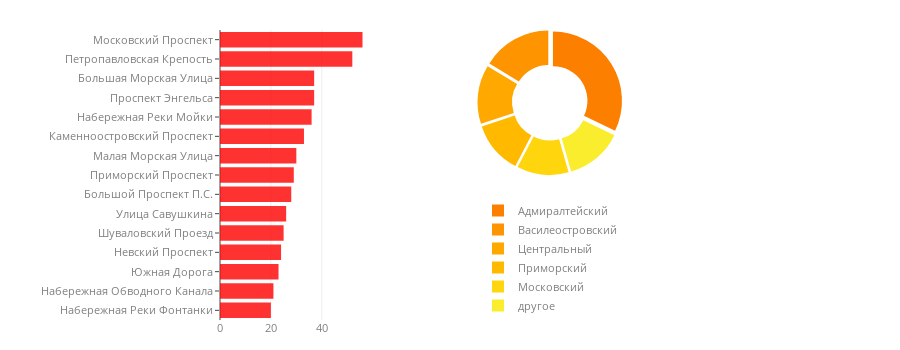

Here is the notebook cell this chart was saved with:
### Code cell
def area_normalize(s):
    stopword = "район"
    return s.replace(stopword, "").strip()


def street_normalize(s):
    return s.title()


areas = list(map(area_normalize, areas))
streets = list(map(street_normalize, streets))

N_TOP_AREAS = 5
HOLE = 0.5
PULL = 0.05
PIE_AREA_X = [0.1, 1.0]
PIE_AREA_Y = [0.5, 1.0]
BAR_CHART_OPACITY = 0.8
BAR_CHART_COLOR = 'red'
BAR_CHART_CM = "Wistia"
BAR_CHART_LEGEND_X = 0.55
BAR_CHART_LEGEND_Y = 0.0

colormap = matplotlib.cm.get_cmap(BAR_CHART_CM)
norm_val = np.linspace(1.0, 0.2, N_TOP_AREAS + 1)
pieces_colors = list(map(lambda x: matplotlib.colors.rgb2hex(colormap(x)), 
                         norm_val))

data = [go.Bar(y=streets, 
                x=street_activity,
                marker=dict(color='red'), 
                orientation='h', 
                opacity=BAR_CHART_OPACITY, 
                showlegend=False),
        
        go.Pie(values=area_activity[:N_TOP_AREAS]+[sum(area_activity[N_TOP_AREAS+1:])],
                labels=areas[:N_TOP_AREAS]+["другое"],
                domain=dict(x=PIE_AREA_X, y=PIE_AREA_Y),
                hoverinfo="label+percent",
                textinfo='none', 
                hole=HOLE,
                sort=False,
                showlegend=True,
                marker=dict(colors=pieces_colors), 
                pull=PULL
              )]

FONT_SIZE = 11
TICK_LEN = 4
PLOT_HEIGHT = 350
PLOT_WIDTH = 900
BAR_CHART_AREA_X = [0, 0.25]
BAR_CHART_AREA_Y = [0, 1.0]
MARGIN = go.layout.Margin(l=220, t=30, b=30)

layout = go.Layout(height=PLOT_HEIGHT, width=PLOT_WIDTH, 
                   showlegend=True, margin=MARGIN, 
                   xaxis=dict(domain=BAR_CHART_AREA_X),
                   legend=dict(font=dict(size=FONT_SIZE, color='grey'),
                               yanchor='bottom', 
                               xanchor='center', 
                               x=BAR_CHART_LEGEND_X, 
                               y=BAR_CHART_LEGEND_Y),
                   font=dict(size=FONT_SIZE, color='grey'),
                   yaxis=dict(domain=BAR_CHART_AREA_Y, 
                              autorange="reversed", 
                              ticklen=TICK_LEN)
                  )

fig = go.Figure(data=data, layout=layout)
py.iplot(fig, show_link=False)

### Figure 1 — Plotly figure (JSON) as saved in the notebook; plotly's stock layout.template omitted (floating-point values rounded to 4 significant figures)
{"data": [{"marker": {"color": "red"}, "opacity": 0.8, "orientation": "h", "showlegend": false, "type": "bar", "uid": "696c2074-dd3e-11e8-9086-3c15c2cf2370", "x": [56, 52, 37, 37, 36, 33, 30, 29, 28, 26, 25, 24, 23, 21, 20], "y": ["Московский Проспект", "Петропавловская Крепость", "Большая Морская Улица", "Проспект Энгельса", "Набережная Реки Мойки", "Каменноостровский Проспект", "Малая Морская Улица", "Приморский Проспект", "Большой Проспект П.С.", "Улица Савушкина", "Шуваловский Проезд", "Невский Проспект", "Южная Дорога", "Набережная Обводного Канала", "Набережная Реки Фонтанки"]}, {"domain": {"x": [0.1, 1], "y": [0.5, 1]}, "hole": 0.5, "hoverinfo": "label+percent", "labels": ["Адмиралтейский", "Василеостровский", "Центральный", "Приморский", "Московский", "другое"], "marker": {"colors": ["#fc7f00", "#fe9400", "#ffa800", "#ffba00", "#ffd50e", "#faed2d"]}, "pull": 0.05, "showlegend": true, "sort": false, "textinfo": "none", "type": "pie", "uid": "696c25e2-dd3e-11e8-b5d5-3c15c2cf2370", "values": [415, 210, 178, 158, 156, 173]}], "layout": {"font": {"color": "grey", "size": 11}, "height": 350, "legend": {"font": {"color": "grey", "size": 11}, "x": 0.55, "xanchor": "center", "y": 0, "yanchor": "bottom"}, "margin": {"b": 30, "l": 220, "t": 30}, "showlegend": true, "width": 900, "xaxis": {"domain": [0, 0.25]}, "yaxis": {"autorange": "reversed", "domain": [0, 1], "ticklen": 4}}}
